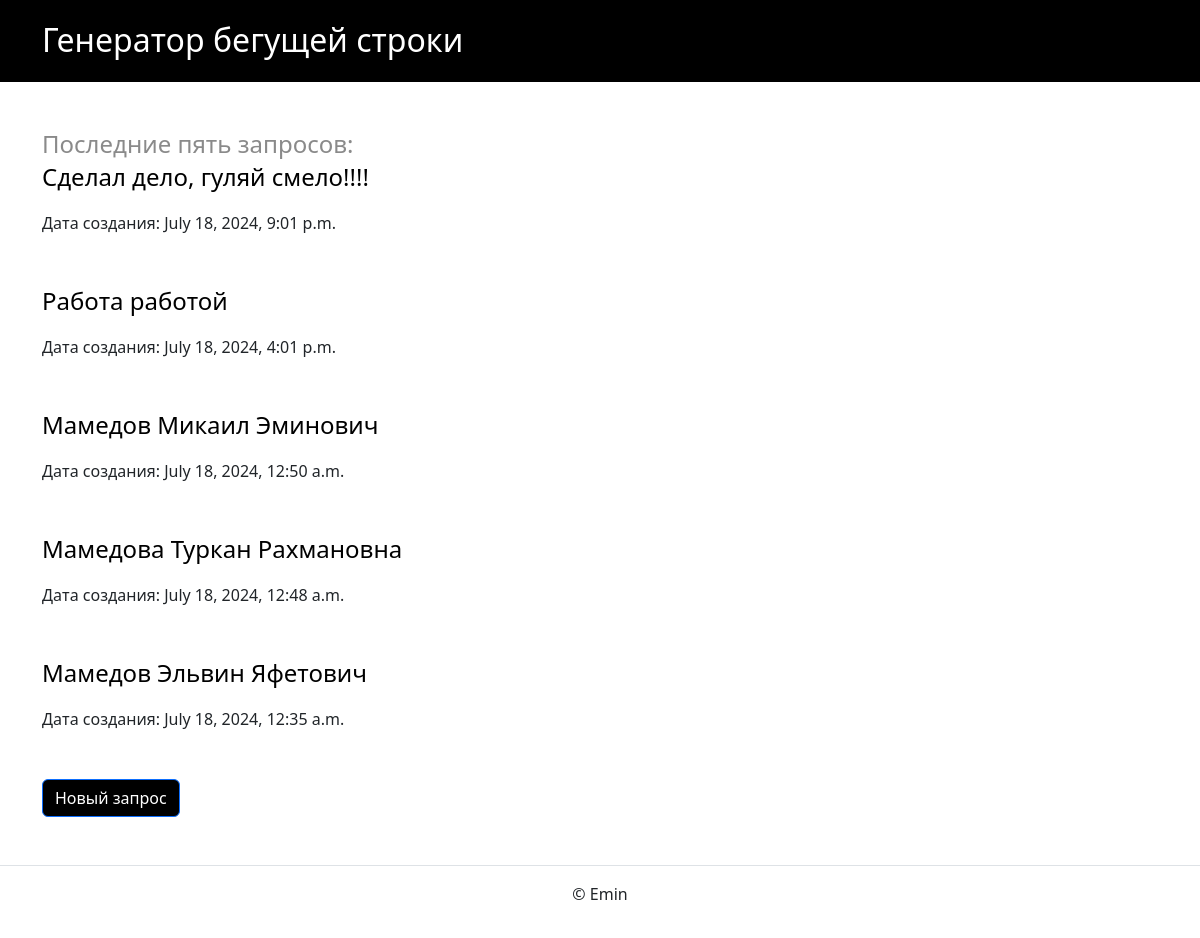
/, run on an earlier commit of the app's database.
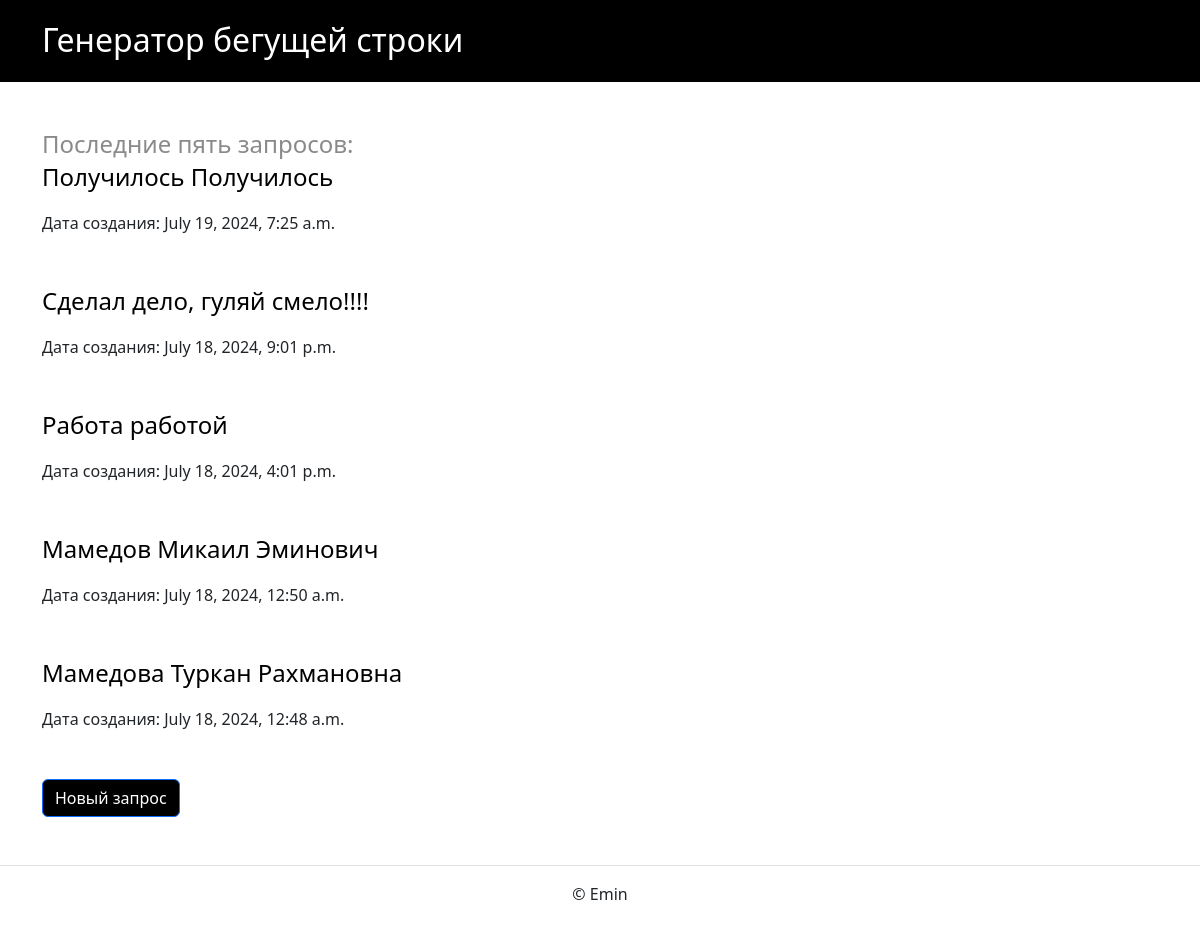
And on a later commit of the database.
### homepage/models.py (models this page shows)
class Video(models.Model):
    text = models.TextField(blank=False, verbose_name='Текст')
    created_at = models.DateTimeField(auto_now_add=True, blank=False)

### homepage/views.py (the view)
# urls.py: path('', views.index, name='homepage'),
def index(request):
    template_name = 'homepage/index.html'
    videos = Video.objects.values(
        'text', 'created_at'
        ).order_by('-created_at')[:5]
    context = {
        'videos': videos
    }
    return render(request, template_name, context)

### templates/homepage/index.html (shortened to what this page needs)
{% extends "base.html" %}
{% block content %}
  <h5 class="card-header"><font size="5" color="#8A8A8A">Последние пять запросов:</font></h5>
  {% for video in videos %}
    <article class="mb-5">
        <p> <font size="5" color="#000000">{{ video.text }}</font> </p>
        <p> Дата создания: {{ video.created_at }} </p>
    </article>
  {% endfor %}
  <a href="{% url 'video' %}" class="btn btn-primary" style="background-color: black">
    <font size="3" color="#FFFFFF">Новый запрос</font>
  </a>
{% endblock %}

### templates/base.html (shortened to what this page needs)
{% load static %}
{% load django_bootstrap5 %}
<!DOCTYPE html>
<html lang="ru">
  <head>
    {% bootstrap_css %}
  </head>
  <body>
    {% include "includes/header.html" %}
    <main>
      <div class="container py-5">
        {% block content %}{% endblock %}
      </div>
    </main>
    {% include "includes/footer.html" %}
  </body>
</html>

### templates/includes/header.html
{% load static %}
<header>
  <nav class="navbar navbar-light" style="background-color: black">
    <div class="container">
      <a class="navbar-brand" href="{% url 'homepage' %}">
        <h1><font size="6" color="#FFFFFF">Генератор бегущей строки</font></h1>
      </a>
    </div>
  </nav>
</header>

### templates/includes/footer.html
<footer class="border-top text-center py-3">
    <p>© Emin</p>
  </footer>

What changed in the data, as far as the page shows it:
no longer on this page (row unchanged): Video: text "Мамедов Эльвин Яфетович", created_at "July 18, 2024, 12:35 a.m."
added Video: text "Получилось Получилось", created_at "July 19, 2024, 7:25 a.m."
